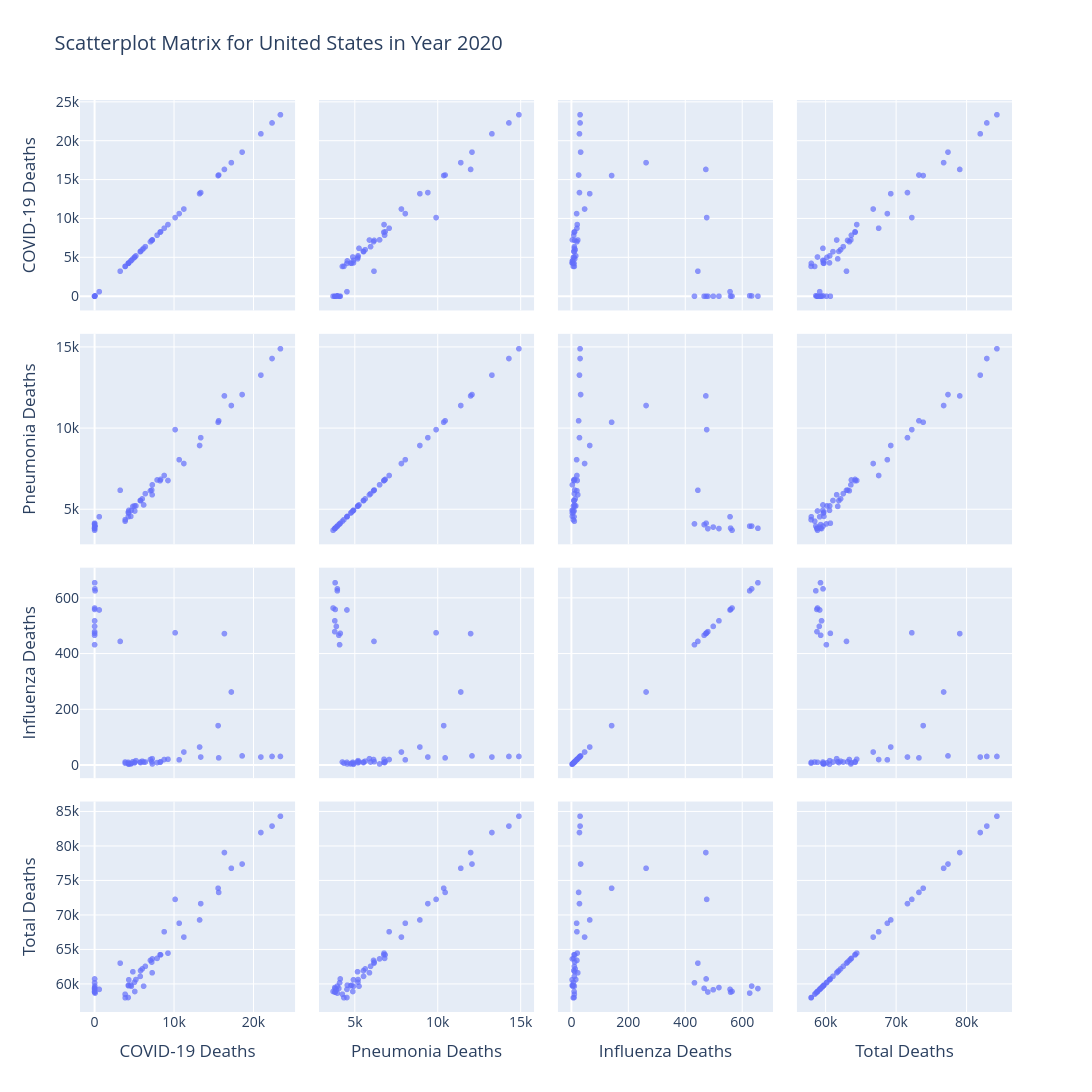

The code cell stored with this chart in its notebook:
### Markdown cell above
### Basic scatterplot matrix 
** Example Question: What are the relationship between 'COVID-19 Deaths', 'Pneumonia Deaths', 'Influenza Deaths','Total Deaths' in {State: CA} in {Year: 2020 }?**
- Note. Only show one example in this notebook: Scatterplot Matrix for United States in Year 2020.
- Note. The loop is provided as follows, but this will take a while to run. If you run this, you will need to wait about 1 minute.
>>> <br>
```python
years = [state for state in df["Year"].unique()]

for selected_state in states:
    for selected_year in years: 

        filtered_df = df[(df['State'] == selected_state) & (df['Year'] == selected_year)].copy()
    
        if len(filtered_df) <=5:
            px.scatter_matrix(title="No enough data available")
    
    
        
        scatterplot_matrix = px.scatter_matrix(filtered_df, dimensions=disease,
                                opacity=0.7,
                                labels={"value": "Deaths"},
                                title=f"Scatterplot Matrix for {selected_state} in Year {selected_year}")
    
        scatterplot_matrix.update_layout(
        height=1200,
        width=1500,  # Adjust width if needed
        font=dict(size=14),  # Adjust font size for readability
        yaxis=dict(
        tickangle=0,  # Makes y-axis labels horizontal; use 45 for angled
        automargin=True  # Ensures space for long labels
        ),
        xaxis=dict(
            tickangle=0,  # Keeps x-axis labels readable
            automargin=True
        )
    )
     
        scatterplot_matrix.show()
``` 
>>> <br>

### Code cell
filtered_df = df[(df['State'] == 'United States') & (df['Year'] == 2020)].copy()
   
if len(filtered_df) <=5:
    print('No data available')

else:            
    scatterplot_matrix = px.scatter_matrix(filtered_df, dimensions=diseases,
                                opacity=0.7,
                                labels={"value": "Deaths"},
                                title=f"Scatterplot Matrix for United States in Year 2020")
        
    scatterplot_matrix.update_layout(
        height=1200,
        width=1200,  # Adjust width if needed
        font=dict(size=14),  # Adjust font size for readability
        yaxis=dict(
            tickangle=0,  # Makes y-axis labels horizontal;
            automargin=True  # Ensures space for long labels
            ),
            xaxis=dict(
                tickangle=0,  # Keeps x-axis labels readable
                automargin=True
            )
    )
          
    scatterplot_matrix.show()

### Figure 1 — Plotly figure (JSON) as saved in the notebook; plotly's stock layout.template omitted (floating-point values rounded to 4 significant figures)
{"data": [{"dimensions": [{"axis": {"matches": true}, "label": "COVID-19 Deaths", "values": [0, 1, 2, 3, 0, 4, 6, 6, 9, 38, 60, 588, 3226, 10141, 16347, 17221, 15557, 13223, 11243, 9239, 7249, 6176, 5060, 4233, 3852, 3846, 4557, 5786, 7198, 8250, 8308, 7870, 7270, 6389, 5755, 5021, 4628, 4280, 4305, 4246, 4823, 5204, 6000, 7031, 8766, 10654, 13365, 15628, 18578, 20940, 22342, 23399]}, {"axis": {"matches": true}, "label": "Pneumonia Deaths", "values": [4111, 4153, 4066, 3915, 3818, 3823, 3848, 3719, 3842, 3977, 3974, 4554, 6187, 9932, 12015, 11420, 10389, 8953, 7840, 6792, 5911, 5283, 4909, 4552, 4372, 4280, 4576, 5551, 6200, 6777, 6857, 6825, 6523, 5980, 5556, 5220, 4949, 4781, 4949, 4835, 5193, 5225, 5656, 6159, 7100, 8074, 9435, 10477, 12097, 13298, 14323, 14927]}, {"axis": {"matches": true}, "label": "Influenza Deaths", "values": [434, 475, 468, 500, 481, 520, 561, 566, 657, 635, 628, 559, 446, 477, 474, 264, 143, 66, 48, 22, 24, 12, 11, 11, 8, 12, 5, 10, 13, 11, 13, 10, 5, 12, 12, 9, 7, 5, 4, 8, 13, 17, 15, 21, 21, 20, 30, 27, 34, 30, 32, 32]}, {"axis": {"matches": true}, "label": "Total Deaths", "values": [60170, 60734, 59362, 59162, 58834, 59482, 58815, 58912, 59334, 59694, 58672, 59219, 63026, 72294, 79095, 76809, 73909, 69303, 66814, 64479, 61630, 59682, 58908, 58034, 57999, 58510, 59825, 61945, 63177, 64249, 64235, 63719, 63644, 62562, 61104, 60247, 59665, 59740, 60613, 59802, 61779, 60643, 62189, 63425, 67590, 68823, 71676, 73305, 77429, 82006, 82938, 84371]}], "hovertemplate": "%{xaxis.title.text}=%{x}<br>%{yaxis.title.text}=%{y}<extra></extra>", "legendgroup": "", "marker": {"color": "#636efa", "opacity": 0.7, "symbol": "circle"}, "name": "", "showlegend": false, "type": "splom"}], "layout": {"dragmode": "select", "font": {"size": 14}, "height": 1200, "legend": {"tracegroupgap": 0}, "title": {"text": "Scatterplot Matrix for United States in Year 2020"}, "width": 1200, "xaxis": {"automargin": true, "autorange": true, "range": [-1777.0, 25180.0], "tickangle": 0, "type": "linear"}, "xaxis2": {"autorange": true, "range": [2868.0, 15780.0], "type": "linear"}, "xaxis3": {"autorange": true, "range": [-45.59, 706.6], "type": "linear"}, "xaxis4": {"autorange": true, "range": [56000.0, 86370.0], "type": "linear"}, "yaxis": {"automargin": true, "autorange": true, "range": [-1777.0, 25180.0], "tickangle": 0, "type": "linear"}, "yaxis2": {"autorange": true, "range": [2868.0, 15780.0], "type": "linear"}, "yaxis3": {"autorange": true, "range": [-45.59, 706.6], "type": "linear"}, "yaxis4": {"autorange": true, "range": [56000.0, 86370.0], "type": "linear"}}}
